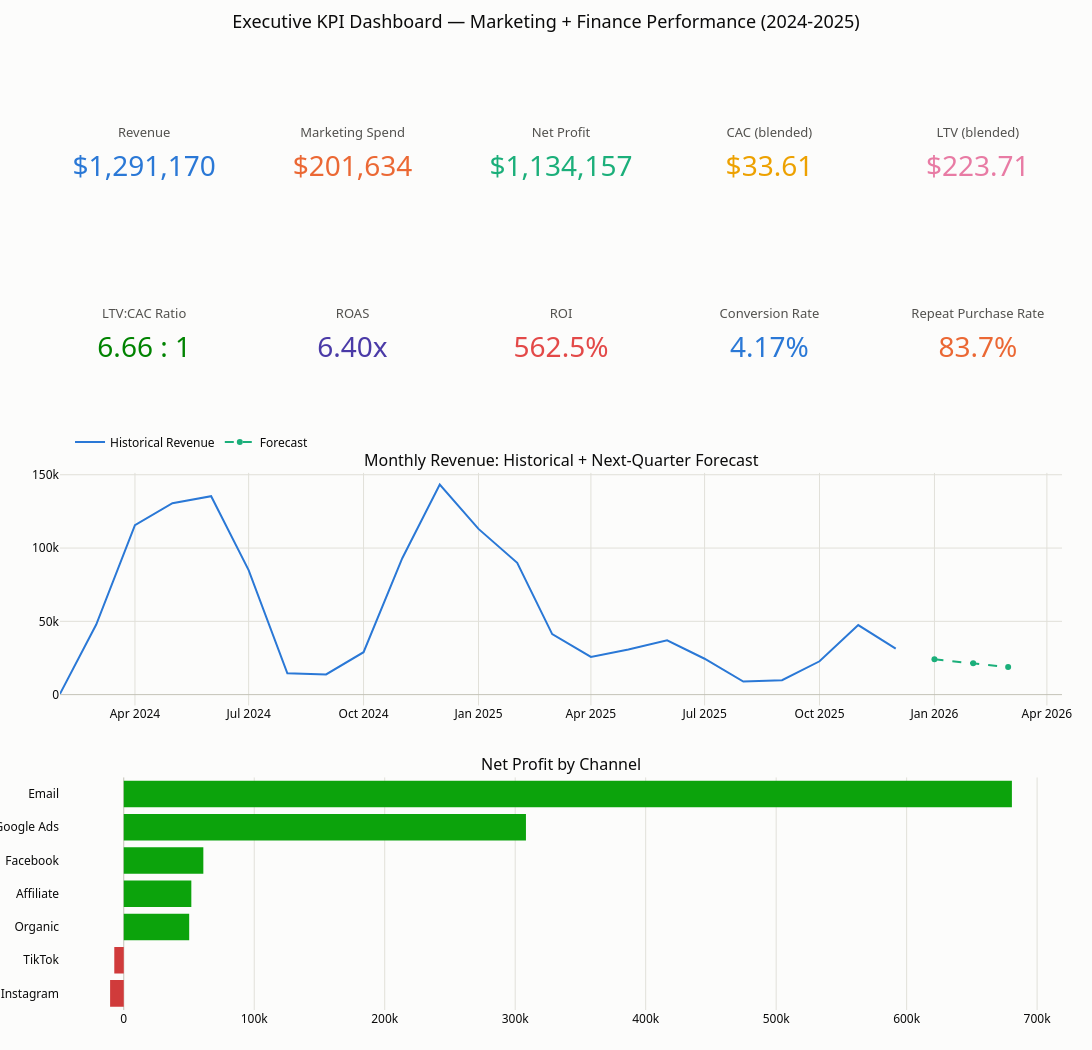

This figure's notebook cell:
### Markdown cell above
## Interactive Executive KPI Dashboard

**Visualization:** A single-screen Plotly dashboard combining ten headline
KPI cards with the two charts leadership asks for first — the revenue
trend (with forecast) and channel-level ROAS/profit.

### Code cell
fig = make_subplots(
    rows=4, cols=5,
    specs=[
        [{"type": "indicator"}] * 5,
        [{"type": "indicator"}] * 5,
        [{"type": "xy", "colspan": 5}, None, None, None, None],
        [{"type": "xy", "colspan": 5}, None, None, None, None],
    ],
    row_heights=[0.16, 0.16, 0.34, 0.34],
    vertical_spacing=0.08,
    subplot_titles=("", "", "", "", "", "", "", "", "", "",
                     "Monthly Revenue: Historical + Next-Quarter Forecast",
                     "Net Profit by Channel"),
)

indicator_specs = [
    ("Revenue", total_revenue, "$,.0f", "", 1, 1),
    ("Marketing Spend", total_spend, "$,.0f", "", 1, 2),
    ("Net Profit", total_net_profit, "$,.0f", "", 1, 3),
    ("CAC (blended)", blended_cac, "$,.2f", "", 1, 4),
    ("LTV (blended)", blended_ltv, "$,.2f", "", 1, 5),
    ("LTV:CAC Ratio", ltv_cac_ratio, ",.2f", " : 1", 2, 1),
    ("ROAS", blended_roas, ",.2f", "x", 2, 2),
    ("ROI", blended_roi * 100, ",.1f", "%", 2, 3),
    ("Conversion Rate", blended_cvr * 100, ",.2f", "%", 2, 4),
    ("Repeat Purchase Rate", repeat_rate * 100, ",.1f", "%", 2, 5),
]
card_colors = (u.CATEGORICAL * 2)[:10]

for (label, value, fmt, suffix, r, c), color in zip(indicator_specs, card_colors):
    fig.add_trace(go.Indicator(
        mode="number",
        value=value,
        number={"valueformat": fmt, "suffix": suffix, "font": {"size": 28, "color": color}},
        title={"text": label, "font": {"size": 13, "color": u.CHROME['secondary_ink']}},
    ), row=r, col=c)

fig.add_trace(go.Scatter(x=monthly_revenue.index.to_timestamp(), y=monthly_revenue.values,
                          mode="lines", name="Historical Revenue",
                          line=dict(color=u.CATEGORICAL[0], width=2)), row=3, col=1)
fig.add_trace(go.Scatter(x=future_periods.to_timestamp(), y=forecast_values,
                          mode="lines+markers", name="Forecast",
                          line=dict(color=u.CATEGORICAL[2], width=2, dash="dash")), row=3, col=1)

channel_profit = (paid_txns.merge(customers[["customer_id", "acquisition_channel"]], on="customer_id")
                   .groupby("acquisition_channel")["profit"].sum()
                   - campaigns.groupby("channel")["spend"].sum()).sort_values()
fig.add_trace(go.Bar(x=channel_profit.values, y=channel_profit.index, orientation="h",
                      marker_color=[u.STATUS["good"] if v >= 0 else u.STATUS["critical"] for v in channel_profit.values],
                      showlegend=False), row=4, col=1)

fig.update_layout(
    height=1050, width=1150,
    title=dict(text="Executive KPI Dashboard — Marketing + Finance Performance (2024-2025)",
               font=dict(size=18), y=0.985),
    showlegend=True, legend=dict(orientation="h", yanchor="bottom", y=0.615, x=0.01),
    margin=dict(t=110, l=60, r=30, b=40),
)
u.save_fig(fig, "06_executive_dashboard", is_plotly=True, width=1150, height=1000)
fig.show()

### Figure 1 — Plotly figure (JSON) as saved in the notebook; plotly's stock layout.template omitted (floating-point values rounded to 4 significant figures)
{"data": [{"domain": {"x": [0.0, 0.168], "y": [0.8784, 1.0]}, "mode": "number", "number": {"font": {"color": "#2a78d6", "size": 28}, "suffix": "", "valueformat": "$,.0f"}, "title": {"font": {"color": "#52514e", "size": 13}, "text": "Revenue"}, "type": "indicator", "value": 1291000.0}, {"domain": {"x": [0.208, 0.376], "y": [0.8784, 1.0]}, "mode": "number", "number": {"font": {"color": "#eb6834", "size": 28}, "suffix": "", "valueformat": "$,.0f"}, "title": {"font": {"color": "#52514e", "size": 13}, "text": "Marketing Spend"}, "type": "indicator", "value": 201600.0}, {"domain": {"x": [0.416, 0.584], "y": [0.8784, 1.0]}, "mode": "number", "number": {"font": {"color": "#1baf7a", "size": 28}, "suffix": "", "valueformat": "$,.0f"}, "title": {"font": {"color": "#52514e", "size": 13}, "text": "Net Profit"}, "type": "indicator", "value": 1134000.0}, {"domain": {"x": [0.624, 0.792], "y": [0.8784, 1.0]}, "mode": "number", "number": {"font": {"color": "#eda100", "size": 28}, "suffix": "", "valueformat": "$,.2f"}, "title": {"font": {"color": "#52514e", "size": 13}, "text": "CAC (blended)"}, "type": "indicator", "value": 33.61}, {"domain": {"x": [0.832, 1.0], "y": [0.8784, 1.0]}, "mode": "number", "number": {"font": {"color": "#e87ba4", "size": 28}, "suffix": "", "valueformat": "$,.2f"}, "title": {"font": {"color": "#52514e", "size": 13}, "text": "LTV (blended)"}, "type": "indicator", "value": 223.7}, {"domain": {"x": [0.0, 0.168], "y": [0.6768, 0.7984]}, "mode": "number", "number": {"font": {"color": "#008300", "size": 28}, "suffix": " : 1", "valueformat": ",.2f"}, "title": {"font": {"color": "#52514e", "size": 13}, "text": "LTV:CAC Ratio"}, "type": "indicator", "value": 6.657}, {"domain": {"x": [0.208, 0.376], "y": [0.6768, 0.7984]}, "mode": "number", "number": {"font": {"color": "#4a3aa7", "size": 28}, "suffix": "x", "valueformat": ",.2f"}, "title": {"font": {"color": "#52514e", "size": 13}, "text": "ROAS"}, "type": "indicator", "value": 6.404}, {"domain": {"x": [0.416, 0.584], "y": [0.6768, 0.7984]}, "mode": "number", "number": {"font": {"color": "#e34948", "size": 28}, "suffix": "%", "valueformat": ",.1f"}, "title": {"font": {"color": "#52514e", "size": 13}, "text": "ROI"}, "type": "indicator", "value": 562.5}, {"domain": {"x": [0.624, 0.792], "y": [0.6768, 0.7984]}, "mode": "number", "number": {"font": {"color": "#2a78d6", "size": 28}, "suffix": "%", "valueformat": ",.2f"}, "title": {"font": {"color": "#52514e", "size": 13}, "text": "Conversion Rate"}, "type": "indicator", "value": 4.169}, {"domain": {"x": [0.832, 1.0], "y": [0.6768, 0.7984]}, "mode": "number", "number": {"font": {"color": "#eb6834", "size": 28}, "suffix": "%", "valueformat": ",.1f"}, "title": {"font": {"color": "#52514e", "size": 13}, "text": "Repeat Purchase Rate"}, "type": "indicator", "value": 83.74}, {"line": {"color": "#2a78d6", "width": 2}, "mode": "lines", "name": "Historical Revenue", "type": "scatter", "x": ["2024-02-01T00:00:00.000000", "2024-03-01T00:00:00.000000", "2024-04-01T00:00:00.000000", "2024-05-01T00:00:00.000000", "2024-06-01T00:00:00.000000", "2024-07-01T00:00:00.000000", "2024-08-01T00:00:00.000000", "2024-09-01T00:00:00.000000", "2024-10-01T00:00:00.000000", "2024-11-01T00:00:00.000000", "2024-12-01T00:00:00.000000", "2025-01-01T00:00:00.000000", "2025-02-01T00:00:00.000000", "2025-03-01T00:00:00.000000", "2025-04-01T00:00:00.000000", "2025-05-01T00:00:00.000000", "2025-06-01T00:00:00.000000", "2025-07-01T00:00:00.000000", "2025-08-01T00:00:00.000000", "2025-09-01T00:00:00.000000", "2025-10-01T00:00:00.000000", "2025-11-01T00:00:00.000000", "2025-12-01T00:00:00.000000"], "xaxis": "x", "y": [565.5, 47800.0, 115600.0, 130600.0, 135300.0, 84900.0, 14560.0, 13760.0, 28940.0, 93060.0, 143300.0, 113100.0, 89960.0, 41260.0, 25770.0, 30830.0, 37010.0, 24480.0, 8932.0, 9824.0, 22760.0, 47420.0, 31350.0], "yaxis": "y"}, {"line": {"color": "#1baf7a", "dash": "dash", "width": 2}, "mode": "lines+markers", "name": "Forecast", "type": "scatter", "x": ["2026-01-01T00:00:00.000000", "2026-02-01T00:00:00.000000", "2026-03-01T00:00:00.000000"], "xaxis": "x", "y": [24120.0, 21450.0, 18780.0], "yaxis": "y"}, {"marker": {"color": ["#d03b3b", "#d03b3b", "#0ca30c", "#0ca30c", "#0ca30c", "#0ca30c", "#0ca30c"]}, "orientation": "h", "showlegend": false, "type": "bar", "x": [-10460.0, -7251.0, 50150.0, 51790.0, 61000.0, 308200.0, 680700.0], "xaxis": "x2", "y": ["Instagram", "TikTok", "Organic", "Affiliate", "Facebook", "Google Ads", "Email"], "yaxis": "y2"}], "layout": {"annotations": [{"font": {"size": 16}, "showarrow": false, "text": "Monthly Revenue: Historical + Next-Quarter Forecast", "x": 0.5, "xanchor": "center", "xref": "paper", "y": 0.5968, "yanchor": "bottom", "yref": "paper"}, {"font": {"size": 16}, "showarrow": false, "text": "Net Profit by Channel", "x": 0.5, "xanchor": "center", "xref": "paper", "y": 0.2584, "yanchor": "bottom", "yref": "paper"}], "height": 1050, "legend": {"orientation": "h", "x": 0.01, "y": 0.615, "yanchor": "bottom"}, "margin": {"b": 40, "l": 60, "r": 30, "t": 110}, "showlegend": true, "title": {"font": {"size": 18}, "text": "Executive KPI Dashboard — Marketing + Finance Performance (2024-2025)", "y": 0.985}, "width": 1150, "xaxis": {"anchor": "y", "domain": [0.0, 1.0]}, "xaxis2": {"anchor": "y2", "domain": [0.0, 1.0]}, "yaxis": {"anchor": "x", "domain": [0.3384, 0.5968]}, "yaxis2": {"anchor": "x2", "domain": [0.0, 0.2584]}}}
